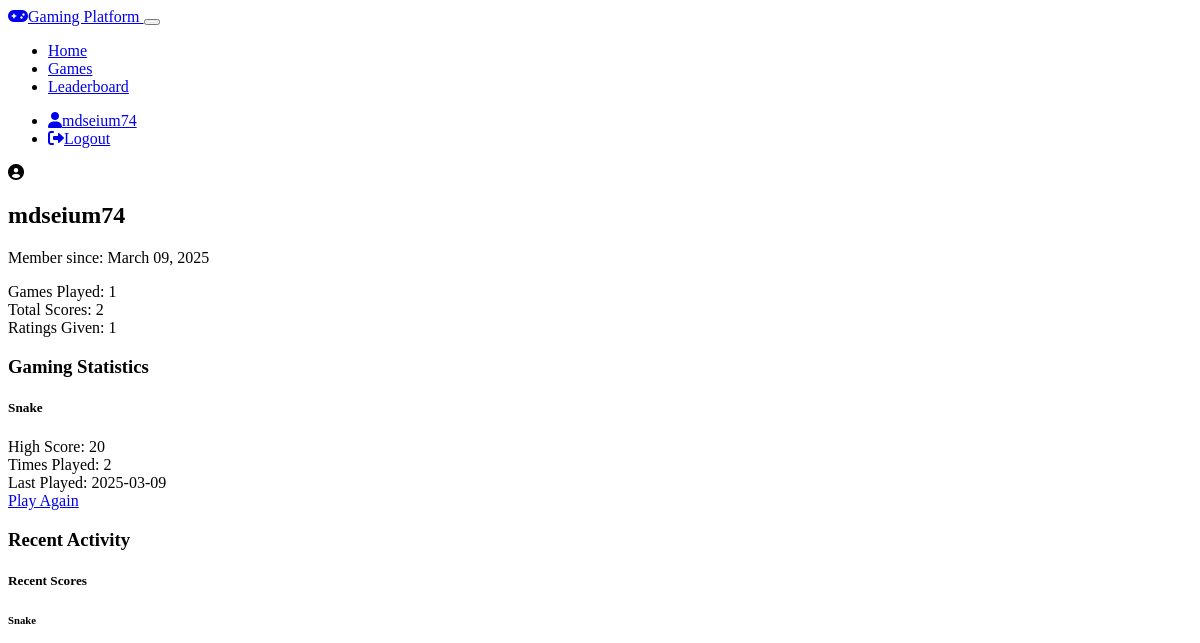
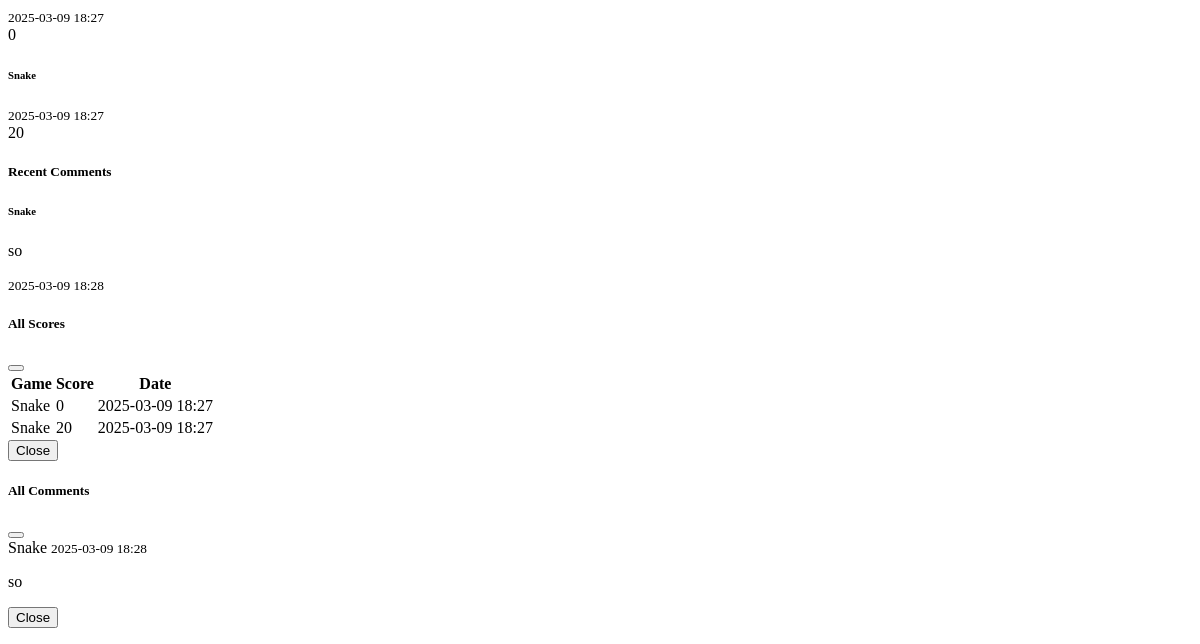
The app's page /profile (signed in, upper part), older data (2 pictures, top to bottom).
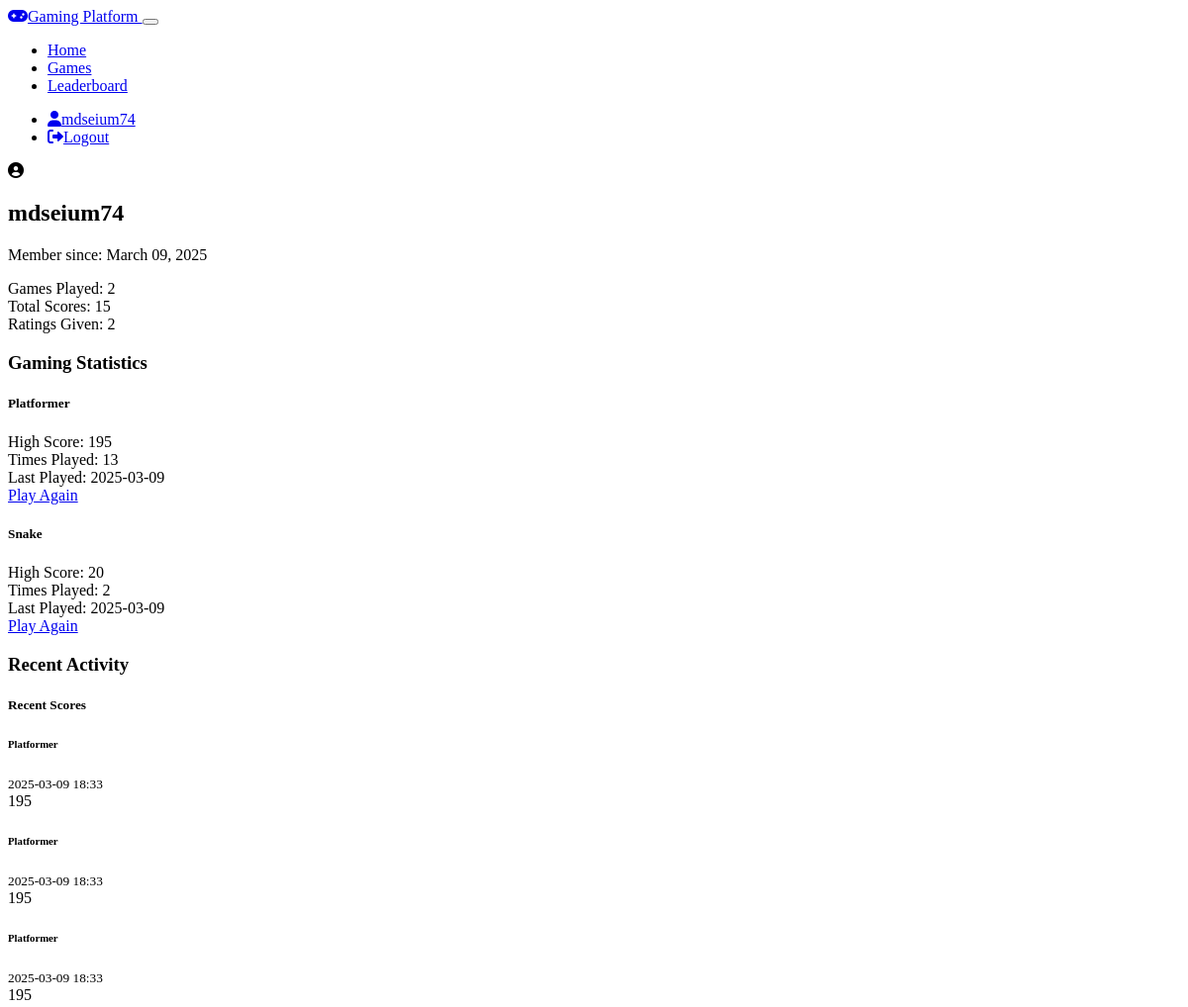
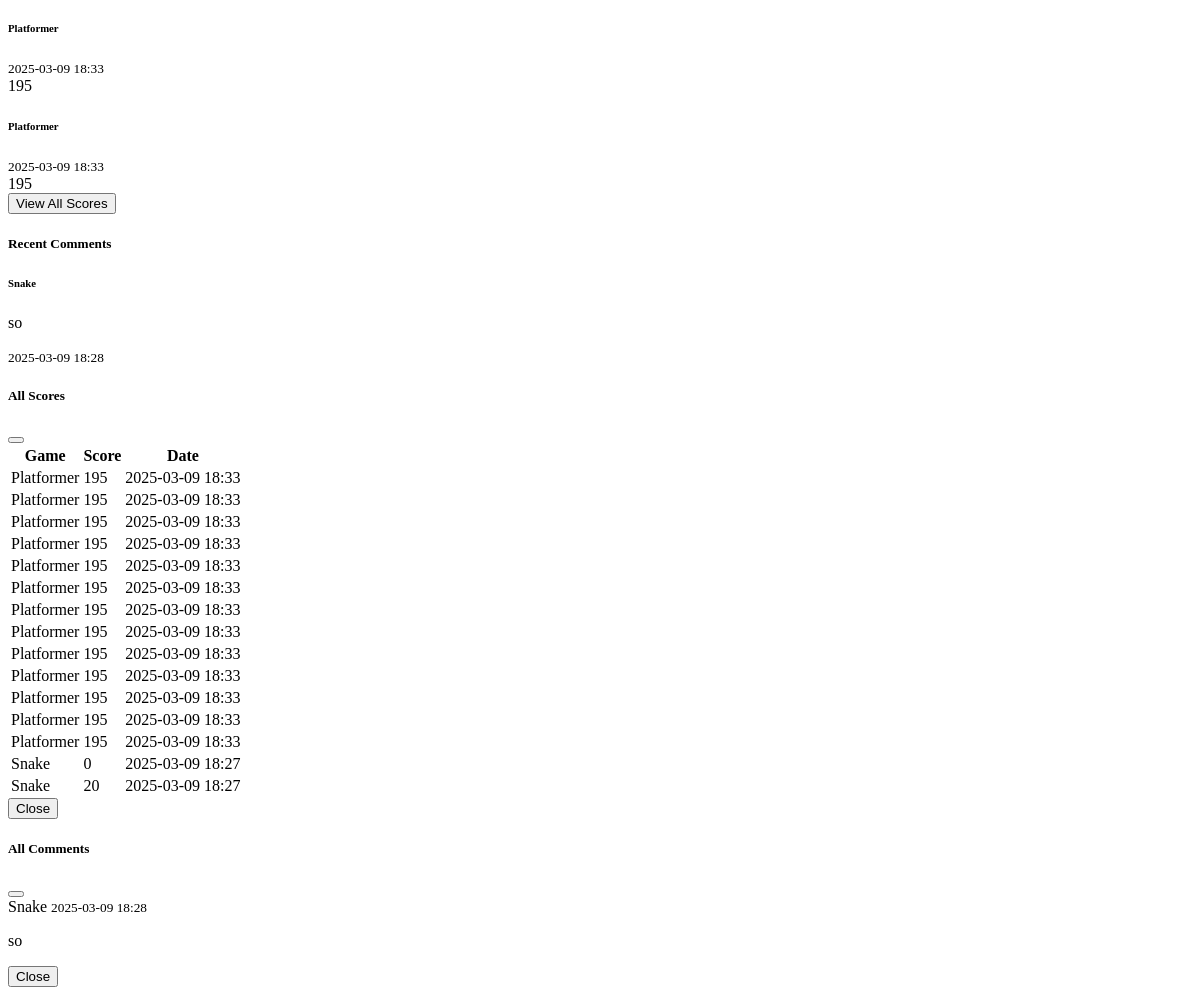
The same page, newer data (2 pictures, top to bottom).
### models.py (models this page shows, shortened)
class Game(db.Model):
    id = db.Column(db.Integer, primary_key=True)
    title = db.Column(db.String(100), nullable=False)
    description = db.Column(db.Text, nullable=False)
    instructions = db.Column(db.Text, nullable=False)
    game_type = db.Column(db.String(50), nullable=False)
    scores = db.relationship('Score', backref='game', lazy='dynamic')
    ratings = db.relationship('Rating', backref='game', lazy='dynamic')
    comments = db.relationship('Comment', backref='game', lazy='dynamic')

class Score(db.Model):
    id = db.Column(db.Integer, primary_key=True)
    score = db.Column(db.Integer, nullable=False)
    date = db.Column(db.DateTime, default=datetime.utcnow)
    user_id = db.Column(db.Integer, db.ForeignKey('user.id'), nullable=False)
    game_id = db.Column(db.Integer, db.ForeignKey('game.id'), nullable=False)

class Comment(db.Model):
    id = db.Column(db.Integer, primary_key=True)
    content = db.Column(db.Text, nullable=False)
    date = db.Column(db.DateTime, default=datetime.utcnow)
    user_id = db.Column(db.Integer, db.ForeignKey('user.id'), nullable=False)
    game_id = db.Column(db.Integer, db.ForeignKey('game.id'), nullable=False)

### routes.py (the view)
    @app.route('/profile')
    @login_required
    def profile():
        user_scores = Score.query.filter_by(user_id=current_user.id).order_by(Score.date.desc()).all()
        user_ratings = Rating.query.filter_by(user_id=current_user.id).all()
        user_comments = Comment.query.filter_by(user_id=current_user.id).order_by(Comment.date.desc()).all()
        games_played = {}
        for score in user_scores:
            if score.game_id not in games_played:
                games_played[score.game_id] = {
                    'game': score.game,
                    'high_score': score.score,
                    'scores': [score]
                }
            else:
                games_played[score.game_id]['scores'].append(score)
                if score.score > games_played[score.game_id]['high_score']:
                    games_played[score.game_id]['high_score'] = score.score
        return render_template('profile.html',
                               user=current_user,
                               games_played=games_played,
                               ratings=user_ratings,
                               comments=user_comments,
                               Score=Score)

### models.py (called while the page is built)
@login_manager.user_loader
def load_user(user_id):
    return User.query.get(int(user_id))

### templates/profile.html (shortened to what the changed rows need)
{% extends 'base.html' %}
{% block content %}
<div class="container">
    <div class="row mt-4">
        <div class="col-md-12">
            <div class="card bg-dark">
                <div class="card-body">
                    <div class="row align-items-center">
                        <div class="col-md-10">
                            <h2 class="mb-2">{{ current_user.username }}</h2>
                            <div class="d-flex">
                                <div class="me-4">
                                    <span class="text-muted">Games Played:</span>
                                    <span class="ms-2 fw-bold counter-value" data-target="{{ games_played|length }}">{{ games_played|length }}</span>
                                </div>
                                <div class="me-4">
                                    <span class="text-muted">Total Scores:</span>
                                    <span class="ms-2 fw-bold counter-value" data-target="{{ user.scores.count() }}">{{ user.scores.count() }}</span>
                                </div>
                                <div>
                                    <span class="text-muted">Ratings Given:</span>
                                    <span class="ms-2 fw-bold counter-value" data-target="{{ user.ratings.count() }}">{{ user.ratings.count() }}</span>
                                </div>
                            </div>
                        </div>
                    </div>
                </div>
            </div>
        </div>
    </div>
    <div class="row mt-4">
        {% if games_played %}
            {% for game_id, data in games_played.items() %}
                <div class="col-md-6 col-lg-4 mb-4">
                    <div class="card stat-card h-100">
                        <div class="card-body">
                            <h5 class="card-title">{{ data.game.title }}</h5>
                            <div class="my-3">
                                <div class="d-flex justify-content-between">
                                    <span>High Score:</span>
                                    <span class="text-primary fw-bold">{{ data.high_score }}</span>
                                </div>
                                <div class="d-flex justify-content-between">
                                    <span>Times Played:</span>
                                    <span class="fw-bold">{{ data.scores|length }}</span>
                                </div>
                                <div class="d-flex justify-content-between">
                                    <span>Last Played:</span>
                                    <span>{{ data.scores[0].date.strftime('%Y-%m-%d') }}</span>
                                </div>
                            </div>
                            <div class="d-grid">
                                <a href="{{ url_for('game', game_id=game_id) }}" class="btn btn-outline-primary">Play Again</a>
                            </div>
                        </div>
                    </div>
                </div>
            {% endfor %}
        {% else %}
            <div class="col-12">
                <div class="alert alert-info">
                    <p class="mb-0">You haven't played any games yet. <a href="{{ url_for('games_list') }}">Browse games</a> to get started!</p>
                </div>
            </div>
        {% endif %}
    </div>
    <div class="row mt-4">
        <div class="col-md-6">
            <div class="card h-100">
                <div class="card-body p-0">
                    {% if user.scores.count() > 0 %}
                        <div class="list-group list-group-flush">
                            {% for score in user.scores.order_by(Score.date.desc()).limit(5).all() %}
                                <div class="list-group-item">
                                    <div class="d-flex justify-content-between align-items-center">
                                        <div>
                                            <h6 class="mb-0">{{ score.game.title }}</h6>
                                            <small class="text-muted">{{ score.date.strftime('%Y-%m-%d %H:%M') }}</small>
                                        </div>
                                        <span class="badge bg-primary rounded-pill">{{ score.score }}</span>
                                    </div>
                                </div>
                            {% endfor %}
                        </div>
                    {% else %}
                        <div class="p-3">
                            <p class="text-muted mb-0">No scores recorded yet.</p>
                        </div>
                    {% endif %}
                </div>
                {% if user.scores.count() > 5 %}
                    <div class="card-footer text-center">
                        <button class="btn btn-sm btn-outline-primary" data-bs-toggle="modal" data-bs-target="#allScoresModal">View All Scores</button>
                    </div>
                {% endif %}
            </div>
        </div>
        <div class="col-md-6">
            <div class="card h-100">
                <div class="card-body p-0">
                    {% if comments %}
                        <div class="list-group list-group-flush">
                            {% for comment in comments[:5] %}
                                <div class="list-group-item">
                                    <div>
                                        <h6 class="mb-0">{{ comment.game.title }}</h6>
                                        <p class="mb-1">{{ comment.content }}</p>
                                        <small class="text-muted">{{ comment.date.strftime('%Y-%m-%d %H:%M') }}</small>
                                    </div>
                                </div>
                            {% endfor %}
                        </div>
                    {% else %}
                        <div class="p-3">
                            <p class="text-muted mb-0">No comments posted yet.</p>
                        </div>
                    {% endif %}
                </div>
            </div>
        </div>
    </div>
</div>
<div class="modal fade" id="allScoresModal" tabindex="-1" aria-labelledby="allScoresModalLabel" aria-hidden="true">
    <div class="modal-dialog modal-lg">
        <div class="modal-content">
            <div class="modal-body">
                <div class="table-responsive">
                    <table class="table table-striped">
                        <thead>
                            <tr>
                                <th>Game</th>
                                <th>Score</th>
                                <th>Date</th>
                            </tr>
                        </thead>
                        <tbody>
                            {% for score in user.scores.order_by(Score.date.desc()).all() %}
                                <tr>
                                    <td>{{ score.game.title }}</td>
                                    <td>{{ score.score }}</td>
                                    <td>{{ score.date.strftime('%Y-%m-%d %H:%M') }}</td>
                                </tr>
                            {% endfor %}
                        </tbody>
                    </table>
                </div>
            </div>
        </div>
    </div>
</div>
<div class="modal fade" id="allCommentsModal" tabindex="-1" aria-labelledby="allCommentsModalLabel" aria-hidden="true">
    <div class="modal-dialog modal-lg">
        <div class="modal-content">
            <div class="modal-body">
                {% for comment in comments %}
                    <div class="card mb-3">
                        <div class="card-header d-flex justify-content-between">
                            <span>{{ comment.game.title }}</span>
                            <small>{{ comment.date.strftime('%Y-%m-%d %H:%M') }}</small>
                        </div>
                        <div class="card-body">
                            <p class="card-text">{{ comment.content }}</p>
                        </div>
                    </div>
                {% endfor %}
            </div>
        </div>
    </div>
</div>
{% endblock %}

Row changes from the older to the newer data that the page shows:
no longer on one of the page's lists (row unchanged): Score: game "Snake", date "2025-03-09 18:27", score "0"
no longer on one of the page's lists (row unchanged): Score: game "Snake", date "2025-03-09 18:27", score "20"
now on this page (row unchanged): Game: game "Platformer"
added Score: date "2025-03-09", game "Platformer", date "2025-03-09 18:33", score "195"
added Score: game "Platformer", date "2025-03-09 18:33", score "195"
added Score: game "Platformer", date "2025-03-09 18:33", score "195"
added Score: game "Platformer", date "2025-03-09 18:33", score "195"
added Score: game "Platformer", date "2025-03-09 18:33", score "195"
added Score: game "Platformer", score "195", date "2025-03-09 18:33", shown under "All Scores"
added Score: game "Platformer", score "195", date "2025-03-09 18:33", shown under "All Scores"
added Score: game "Platformer", score "195", date "2025-03-09 18:33", shown under "All Scores"
added Score: game "Platformer", score "195", date "2025-03-09 18:33", shown under "All Scores"
added Score: game "Platformer", score "195", date "2025-03-09 18:33", shown under "All Scores"
added Score: game "Platformer", score "195", date "2025-03-09 18:33", shown under "All Scores"
added Score: game "Platformer", score "195", date "2025-03-09 18:33", shown under "All Scores"
added Score: game "Platformer", score "195", date "2025-03-09 18:33", shown under "All Scores"
Text that changed along with them:
{{ games_played|length }}: "1" → "2"
{{ user.scores.count() }}: "2" → "15"
{{ user.ratings.count() }}: "1" → "2"
new list line: "High Score: 195 Times Played: 13 Last Played: Play Again"
text now shown: "View All Scores"
